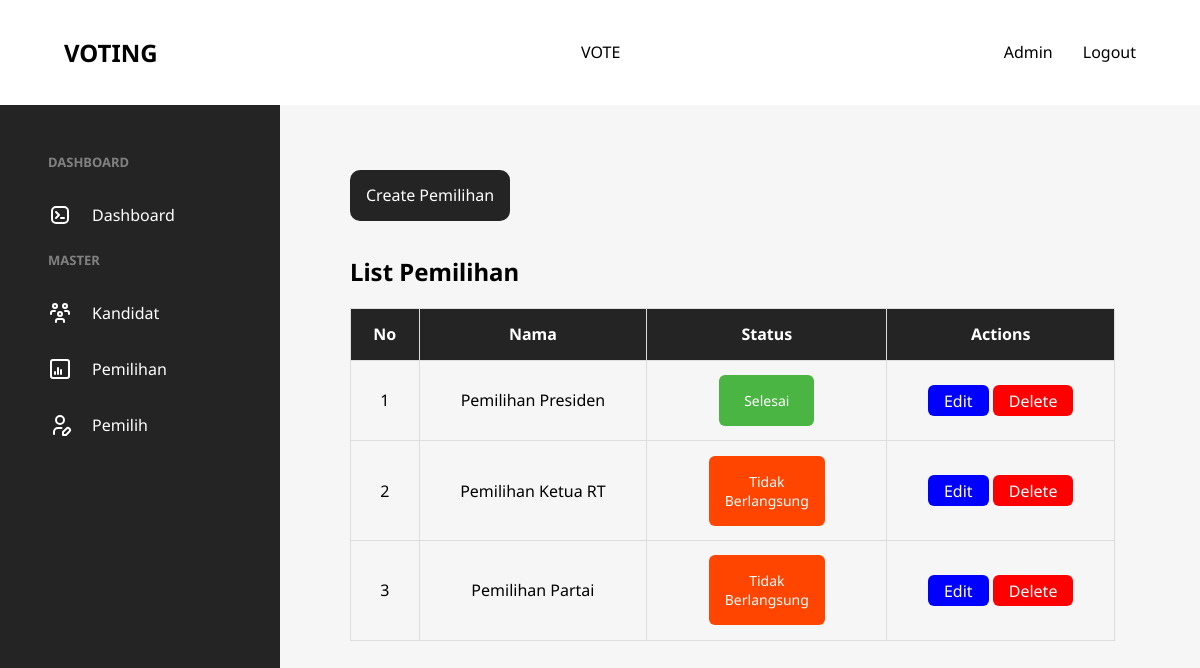
The page /view/admin/pemilihan/index.php (signed in) on the database its author committed.
### tables this page shows
CREATE TABLE `pemilihan` (
  `id` int(11) NOT NULL,
  `nama` varchar(100) NOT NULL,
  `status` enum('tidak_berlangsung','berlangsung','selesai') NOT NULL,
  `tanggal_pemilihan` date NOT NULL
);

### view/admin/pemilihan/index.php (the view, shortened to what this page needs)
<?php
require_once("../../../config/database.php");
$stmt = $pdo->query("SELECT * FROM pemilihan");
$pemilihan = $stmt->fetchAll(PDO::FETCH_ASSOC);
$no = 1;
?>
<?php
require_once("../../inc/header.php");
require_once("../../inc/admin_sidebar.php");
?>
<main class="admin table-section">
    <div class="table-header">
        <a href="create.php">Create Pemilihan</a>
    </div>
    <h2>List Pemilihan</h2>
    <table>
        <tr>
            <th>No</th>
            <th>Nama</th>
            <th>Status</th>
            <th>Actions</th>
        </tr>
        <?php foreach ($pemilihan as $row) : ?>
            <tr>
                <td><?= $no++ ?></td>
                <td><?= $row['nama'] ?></td>
                <td>
                    <?php if ($row['status'] == 'tidak_berlangsung') { ?>
                        <p class="tidak-berlangsung">Tidak Berlangsung</p>
                    <?php } elseif ($row['status'] == "berlangsung") { ?>
                        <p class="berlangsung">Berlangsung</p>
                    <?php } else { ?>
                        <p class="selesai">Selesai</p>
                    <?php } ?>
                </td>
                <td class="actions">
                    <a href="edit.php?id=<?= $row['id'] ?>">Edit</a>
                    <a href="delete.php?id=<?= $row['id'] ?>" onclick="return confirm('Are You Sure?')">Delete</a>
                </td>
            </tr>
        <?php endforeach; ?>
    </table>
</main>
<?php
require_once("../../inc/footer.php");
?>

### rows shown on the page
pemilihan: nama "Pemilihan Presiden", status "Selesai"
pemilihan: nama "Pemilihan Ketua RT", shows "Tidak Berlangsung"
pemilihan: nama "Pemilihan Partai", shows "Tidak Berlangsung"
